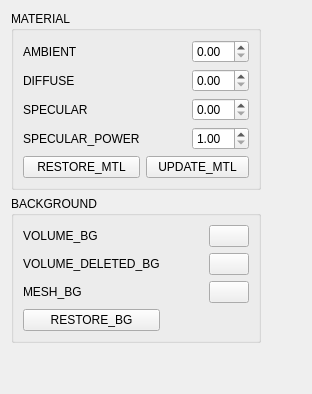
      <widget class="QWidget" name="tabProperties">
       <property name="layoutDirection">
        <enum>Qt::LeftToRight</enum>
       </property>
       <attribute name="title">
        <string>PROPERTIES</string>
       </attribute>
       <layout class="QGridLayout" name="gridLayout_83">
        <item row="0" column="0" colspan="2">
         <widget class="QGroupBox" name="materialProperties">
          <property name="title">
           <string>MATERIAL</string>
          </property>
          <layout class="QGridLayout" name="gridLayout_86">
           <item row="1" column="3">
            <widget class="QDoubleSpinBox" name="diffuseValue">
             <property name="maximum">
              <double>1.000000000000000</double>
             </property>
             <property name="singleStep">
              <double>0.100000000000000</double>
             </property>
             <property name="value">
              <double>0.000000000000000</double>
             </property>
            </widget>
           </item>
           <item row="2" column="1">
            <widget class="QLabel" name="specularLabel">
             <property name="text">
              <string>SPECULAR</string>
             </property>
            </widget>
           </item>
           <item row="0" column="1">
            <widget class="QLabel" name="ambientLabel">
             <property name="text">
              <string>AMBIENT</string>
             </property>
            </widget>
           </item>
           <item row="1" column="1">
            <widget class="QLabel" name="diffuseLabel">
             <property name="text">
              <string>DIFFUSE</string>
             </property>
            </widget>
           </item>
           <item row="0" column="3">
            <widget class="QDoubleSpinBox" name="ambientValue">
             <property name="maximum">
              <double>1.000000000000000</double>
             </property>
             <property name="singleStep">
              <double>0.100000000000000</double>
             </property>
             <property name="value">
              <double>0.000000000000000</double>
             </property>
            </widget>
           </item>
           <item row="2" column="3">
            <widget class="QDoubleSpinBox" name="specularValue">
             <property name="maximum">
              <double>1.000000000000000</double>
             </property>
             <property name="singleStep">
              <double>0.100000000000000</double>
             </property>
             <property name="value">
              <double>0.000000000000000</double>
             </property>
            </widget>
           </item>
           <item row="3" column="3">
            <widget class="QDoubleSpinBox" name="powerValue">
             <property name="minimum">
              <double>1.000000000000000</double>
             </property>
             <property name="maximum">
              <double>50.000000000000000</double>
             </property>
             <property name="value">
              <double>1.000000000000000</double>
             </property>
            </widget>
           </item>
           <item row="3" column="1">
            <widget class="QLabel" name="powerLabel">
             <property name="text">
              <string>SPECULAR_POWER</string>
             </property>
            </widget>
           </item>
           <item row="0" column="2">
            <spacer name="horizontalSpacer_13">
             <property name="orientation">
              <enum>Qt::Horizontal</enum>
             </property>
             <property name="sizeHint" stdset="0">
              <size>
               <width>40</width>
               <height>20</height>
              </size>
             </property>
            </spacer>
           </item>
           <item row="3" column="2">
            <spacer name="horizontalSpacer_16">
             <property name="orientation">
              <enum>Qt::Horizontal</enum>
             </property>
             <property name="sizeHint" stdset="0">
              <size>
               <width>40</width>
               <height>20</height>
              </size>
             </property>
            </spacer>
           </item>
           <item row="1" column="2">
            <spacer name="horizontalSpacer_14">
             <property name="orientation">
              <enum>Qt::Horizontal</enum>
             </property>
             <property name="sizeHint" stdset="0">
              <size>
               <width>40</width>
               <height>20</height>
              </size>
             </property>
            </spacer>
           </item>
           <item row="2" column="2">
            <spacer name="horizontalSpacer_15">
             <property name="orientation">
              <enum>Qt::Horizontal</enum>
             </property>
             <property name="sizeHint" stdset="0">
              <size>
               <width>40</width>
               <height>20</height>
              </size>
             </property>
            </spacer>
           </item>
           <item row="5" column="1">
            <widget class="QPushButton" name="restoreMaterial">
             <property name="toolTip">
              <string>RESTORE_MTL_TOOLTIP</string>
             </property>
             <property name="text">
              <string>RESTORE_MTL</string>
             </property>
            </widget>
           </item>
           <item row="5" column="2" colspan="2">
            <widget class="QPushButton" name="updateProperties">
             <property name="toolTip">
              <string>UPDATE_MTL_TOOLTIP</string>
             </property>
             <property name="text">
              <string>UPDATE_MTL</string>
             </property>
            </widget>
           </item>
          </layout>
          <zorder>ambientLabel</zorder>
          <zorder>ambientValue</zorder>
          <zorder>diffuseLabel</zorder>
          <zorder>diffuseValue</zorder>
          <zorder>specularLabel</zorder>
          <zorder>specularValue</zorder>
          <zorder>powerLabel</zorder>
          <zorder>powerValue</zorder>
          <zorder>updateProperties</zorder>
          <zorder>restoreMaterial</zorder>
         </widget>
        </item>
        <item row="4" column="0">
         <spacer name="verticalSpacer">
          <property name="orientation">
           <enum>Qt::Vertical</enum>
          </property>
          <property name="sizeHint" stdset="0">
           <size>
            <width>20</width>
            <height>40</height>
           </size>
          </property>
         </spacer>
        </item>
        <item row="1" column="0" colspan="2">
         <widget class="QGroupBox" name="groupBox_2">
          <property name="title">
           <string>BACKGROUND</string>
          </property>
          <layout class="QGridLayout" name="gridLayout_4">
           <item row="3" column="0">
            <widget class="QLabel" name="meshBackgroundLabel">
             <property name="text">
              <string>MESH_BG</string>
             </property>
            </widget>
           </item>
           <item row="3" column="2">
            <widget class="QPushButton" name="meshBackground">
             <property name="toolTip">
              <string/>
             </property>
             <property name="text">
              <string/>
             </property>
            </widget>
           </item>
           <item row="2" column="2">
            <widget class="QPushButton" name="volumeDeletingBackground">
             <property name="toolTip">
              <string/>
             </property>
             <property name="text">
              <string/>
             </property>
            </widget>
           </item>
           <item row="0" column="0">
            <widget class="QLabel" name="volumeBackgroundLabel">
             <property name="text">
              <string>VOLUME_BG</string>
             </property>
            </widget>
           </item>
           <item row="4" column="0">
            <widget class="QPushButton" name="restoreBackgrounds">
             <property name="toolTip">
              <string>RESTORE_BG_TOOLTIP</string>
             </property>
             <property name="text">
              <string>RESTORE_BG</string>
             </property>
            </widget>
           </item>
           <item row="0" column="2">
            <widget class="QPushButton" name="volumeBackground">
             <property name="minimumSize">
              <size>
               <width>0</width>
               <height>0</height>
              </size>
             </property>
             <property name="toolTip">
              <string/>
             </property>
             <property name="autoFillBackground">
              <bool>true</bool>
             </property>
             <property name="text">
              <string/>
             </property>
            </widget>
           </item>
           <item row="2" column="0">
            <widget class="QLabel" name="volumeDeletingBackgroundLabel">
             <property name="text">
              <string>VOLUME_DELETED_BG</string>
             </property>
            </widget>
           </item>
           <item row="0" column="1">
            <spacer name="horizontalSpacer_17">
             <property name="orientation">
              <enum>Qt::Horizontal</enum>
             </property>
             <property name="sizeHint" stdset="0">
              <size>
               <width>40</width>
               <height>20</height>
              </size>
             </property>
            </spacer>
           </item>
           <item row="2" column="1">
            <spacer name="horizontalSpacer_18">
             <property name="orientation">
              <enum>Qt::Horizontal</enum>
             </property>
             <property name="sizeHint" stdset="0">
              <size>
               <width>40</width>
               <height>20</height>
              </size>
             </property>
            </spacer>
           </item>
           <item row="3" column="1">
            <spacer name="horizontalSpacer_19">
             <property name="orientation">
              <enum>Qt::Horizontal</enum>
             </property>
             <property name="sizeHint" stdset="0">
              <size>
               <width>40</width>
               <height>20</height>
              </size>
             </property>
            </spacer>
           </item>
          </layout>
         </widget>
        </item>
        <item row="0" column="2">
         <spacer name="horizontalSpacer_4">
          <property name="orientation">
           <enum>Qt::Horizontal</enum>
          </property>
          <property name="sizeHint" stdset="0">
           <size>
            <width>40</width>
            <height>20</height>
           </size>
          </property>
         </spacer>
        </item>
        <item row="1" column="2">
         <spacer name="horizontalSpacer_3">
          <property name="orientation">
           <enum>Qt::Horizontal</enum>
          </property>
          <property name="sizeHint" stdset="0">
           <size>
            <width>40</width>
            <height>20</height>
           </size>
          </property>
         </spacer>
        </item>
       </layout>
      </widget>
